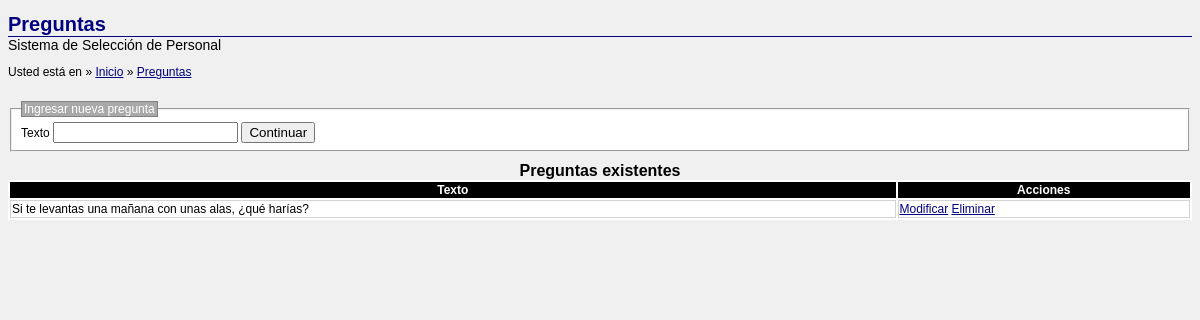
Page /index.php/preguntas/welcome on the earlier database version.
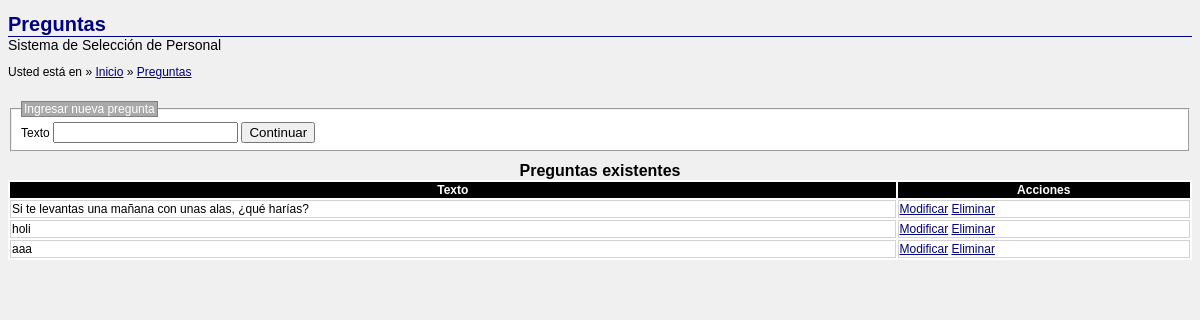
Same page on the later database version.
### tables this page shows
CREATE TABLE "pregunta" (
    "id" INTEGER PRIMARY KEY NOT NULL,
    "texto" TEXT NOT NULL
);

### application/controllers/preguntas/welcome.php (called while the page is built, shortened)
<?php if ( ! defined('BASEPATH')) exit('No direct script access allowed');
class Welcome extends CI_Controller {
    public function index() {
		$this->load->model('pregunta_model');
        $this->load->view(
			'preguntas/welcome_message',
			array(
				'preguntas' => $this->pregunta_model->get()
			)
		);
    }
};

### index.php (called while the page is built, shortened)
<?php
require_once BASEPATH.'core/CodeIgniter.php';

### application/models/pregunta_model.php (called while the page is built, shortened)
<?php
class Pregunta_model extends CI_Model {
	public function get($id = null) {
		if (is_null($id))
			$retval = $this->db->get('pregunta')->result();
		else {
			$retval = $this->db->where('id', $id)->get('pregunta')->result();
			$retval = $retval[0];
		}
		return $retval;
	}
}

### application/views/preguntas/welcome_message.php (the view, shortened to what this page needs)
<!DOCTYPE html>
<html>
    <head>
		<link rel="stylesheet" href="<?=base_url() ?>main.css">
    </head>
    <body>
		<header>
			<h1>Preguntas</h1>
			<small>Sistema de Selección de Personal</small>
			<nav>
				<p>Usted está en</p>
				<ul>
					<li><a href="<?=site_url() ?>">Inicio</a></li>
					<li class="active"><a href="<?=site_url('preguntas') ?>">Preguntas</a></li>
				</ul>
			</nav>
		</header>
        <section>
			<form method="post" action="<?=site_url('preguntas/welcome/crear') ?>">
				<fieldset>
					<legend>Ingresar nueva pregunta</legend>
					<label>
						<span>Texto</span>
						<input type="text" name="pregunta[texto]" required>
					</label>
					<button type="submit">Continuar</button>
				</fieldset>
			</form>
			<table>
				<caption>Preguntas existentes</caption>
				<thead>
					<tr>
						<th>Texto</th>
						<th>Acciones</th>
					</tr>
				</thead>
				<tbody>
					<?php foreach($preguntas as $item): ?>
					<tr>
						<td><?=htmlspecialchars($item->texto) ?></td>
						<td>
							<a href="<?=site_url('preguntas/alternativas/index/'.$item->id) ?>">Modificar</a>
							<a href="<?=site_url('preguntas/welcome/eliminar/'.$item->id) ?>" onclick="return confirm('¿Está seguro que desea eliminar la pregunta?');">Eliminar</a>
						</td>
					</tr>
					<?php endforeach ?>
				</tbody>
			</table>
		</section>
    </body>

Differences in the rows shown:
added pregunta: texto "holi"
added pregunta: texto "aaa"
